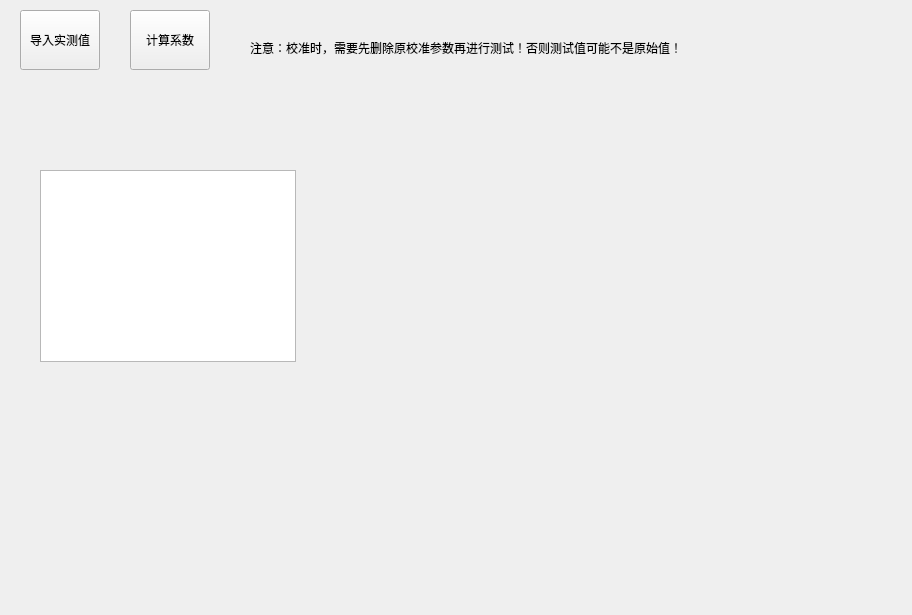
<?xml version="1.0" encoding="UTF-8"?>
<ui version="4.0">
 <class>Frmverify</class>
 <widget class="QWidget" name="Frmverify">
  <property name="geometry">
   <rect>
    <x>0</x>
    <y>0</y>
    <width>912</width>
    <height>615</height>
   </rect>
  </property>
  <property name="windowTitle">
   <string>Form</string>
  </property>
  <widget class="QTableView" name="tvfset">
   <property name="geometry">
    <rect>
     <x>40</x>
     <y>170</y>
     <width>256</width>
     <height>192</height>
    </rect>
   </property>
  </widget>
  <widget class="QToolButton" name="btndaoru">
   <property name="geometry">
    <rect>
     <x>20</x>
     <y>10</y>
     <width>80</width>
     <height>60</height>
    </rect>
   </property>
   <property name="text">
    <string>导入实测值</string>
   </property>
  </widget>
  <widget class="QToolButton" name="btnjisuan">
   <property name="geometry">
    <rect>
     <x>130</x>
     <y>10</y>
     <width>80</width>
     <height>60</height>
    </rect>
   </property>
   <property name="text">
    <string>计算系数</string>
   </property>
  </widget>
  <widget class="QLabel" name="label">
   <property name="geometry">
    <rect>
     <x>250</x>
     <y>40</y>
     <width>481</width>
     <height>16</height>
    </rect>
   </property>
   <property name="text">
    <string>注意：校准时，需要先删除原校准参数再进行测试！否则测试值可能不是原始值！</string>
   </property>
  </widget>
 </widget>
 <resources/>
 <connections/>
</ui>
